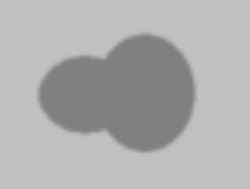
#> input picture 1.bmp, 250 x 189 px
$ python CV.py
#> lines starting #> are read from the running program, lines starting #| are printed output that depends on the picture; after the words box and inside, x2 and y2 are one past the last pixel; in counts of white or black regions, pixels touching at a corner belong together
#coding:utf-8
import sys
import numpy as np
import cv2
import matplotlib.pyplot as plt
import math
from pylab import*

Image = cv2.imread('1.bmp',1)  #读入原图
#> Image is the input picture: shape (189, 250, 3); min 127, max 192, mean 174.3
image = cv2.cvtColor(Image,cv2.COLOR_BGR2GRAY)
img=np.array(image,dtype=np.float64) #读入到np的array中，并转化浮点类型

#初始水平集函数
IniLSF = np.ones((img.shape[0],img.shape[1]),img.dtype)
IniLSF[30:80,30:80]= -1
IniLSF=-IniLSF

#画初始轮廓
Image = cv2.cvtColor(Image,cv2.COLOR_BGR2RGB)
plt.figure(1),plt.imshow(Image),plt.xticks([]), plt.yticks([])   # to hide tick values on X and Y axis
plt.contour(IniLSF,[0],color = 'b',linewidth=2)  #画LSF=0处的等高线
plt.draw(),plt.show(block=False)
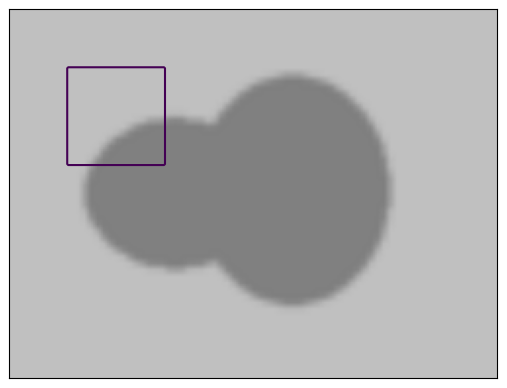
#> figure drawn by matplotlib, 1 panel

def mat_math (intput,str):
    output=intput
    for i in range(img.shape[0]):
        for j in range(img.shape[1]):
            if str=="atan":
                output[i,j] = math.atan(intput[i,j])
            if str=="sqrt":
                output[i,j] = math.sqrt(intput[i,j])
    return output

#CV函数
def CV (LSF, img, mu, nu, epison,step):

    Drc = (epison / math.pi) / (epison*epison+ LSF*LSF)
    Hea = 0.5*(1 + (2 / math.pi)*mat_math(LSF/epison,"atan"))
    Iy, Ix = np.gradient(LSF)
    s = mat_math(Ix*Ix+Iy*Iy,"sqrt")
    Nx = Ix / (s+0.000001)
    Ny = Iy / (s+0.000001)
    Mxx,Nxx =np.gradient(Nx)
    Nyy,Myy =np.gradient(Ny)
    cur = Nxx + Nyy
    Length = nu*Drc*cur

    Lap = cv2.Laplacian(LSF,-1)
    Penalty = mu*(Lap - cur)

    s1=Hea*img
    s2=(1-Hea)*img
    s3=1-Hea
    C1 = s1.sum()/ Hea.sum()
    C2 = s2.sum()/ s3.sum()
    CVterm = Drc*(-1 * (img - C1)*(img - C1) + 1 * (img - C2)*(img - C2))

    LSF = LSF + step*(Length + Penalty + CVterm)
    #plt.imshow(s, cmap ='gray'),plt.show()
    return LSF

#模型参数
mu = 1
nu = 0.003 * 255 * 255
num = 20
epison = 1
step = 0.1
LSF=IniLSF
for i in range(1,num):
    LSF = CV(LSF, img, mu, nu, epison,step) #迭代
    if i % 1 == 0:    #显示分割轮廓
        plt.imshow(Image),plt.xticks([]), plt.yticks([])
        plt.contour(LSF,[0],colors='r',linewidth=2)
        plt.draw(),plt.show(block=False),plt.pause(0.01)
#> this loop made 19 passes
#> (C1 in CV, C2 in CV) on passes 1 to 12: (174.5, 174.3), (178.2, 172.8), (190.4, 146.8), (190.8, 134.6), (190.8, 134), (190.8, 133.5), (190.8, 133.3), (190.8, 133.1), (190.8, 132.9), (190.8, 132.8), (190.9, 132.7), (190.9, 132.6)
#> pass 1, in mat_math, `output=intput`:
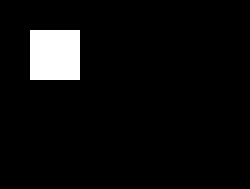
#> output: shape (189, 250) float64; values -1 (black) and 1 (white), 5.3% white; 1 white region, box (x1, y1, x2, y2) and area: (30, 30, 80, 80) 2500
#> pass 1, in CV, `Iy, Ix = np.gradient(LSF)`:
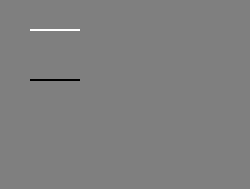
#> Iy: shape (189, 250) float64; min -1, max 1, mean 0; drawn with min black and max white
#> pass 2, `plt.draw(),plt.show(block=False),plt.pause(0.01)`:
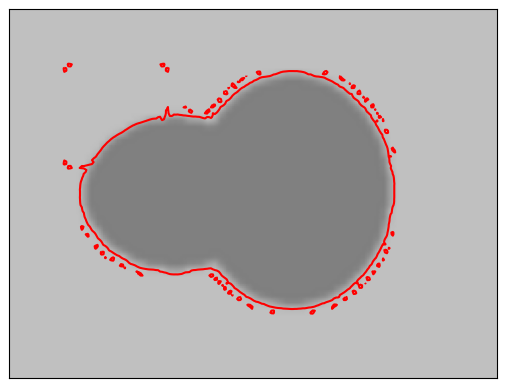
#> figure drawn by matplotlib, 1 panel
#> after the loop:
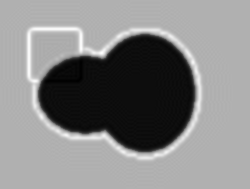
#> LSF: shape (189, 250) float64; min -22.3, max 37.61, mean 9.3; drawn with min black and max white


# [7 lines of commented-out code are left out]
